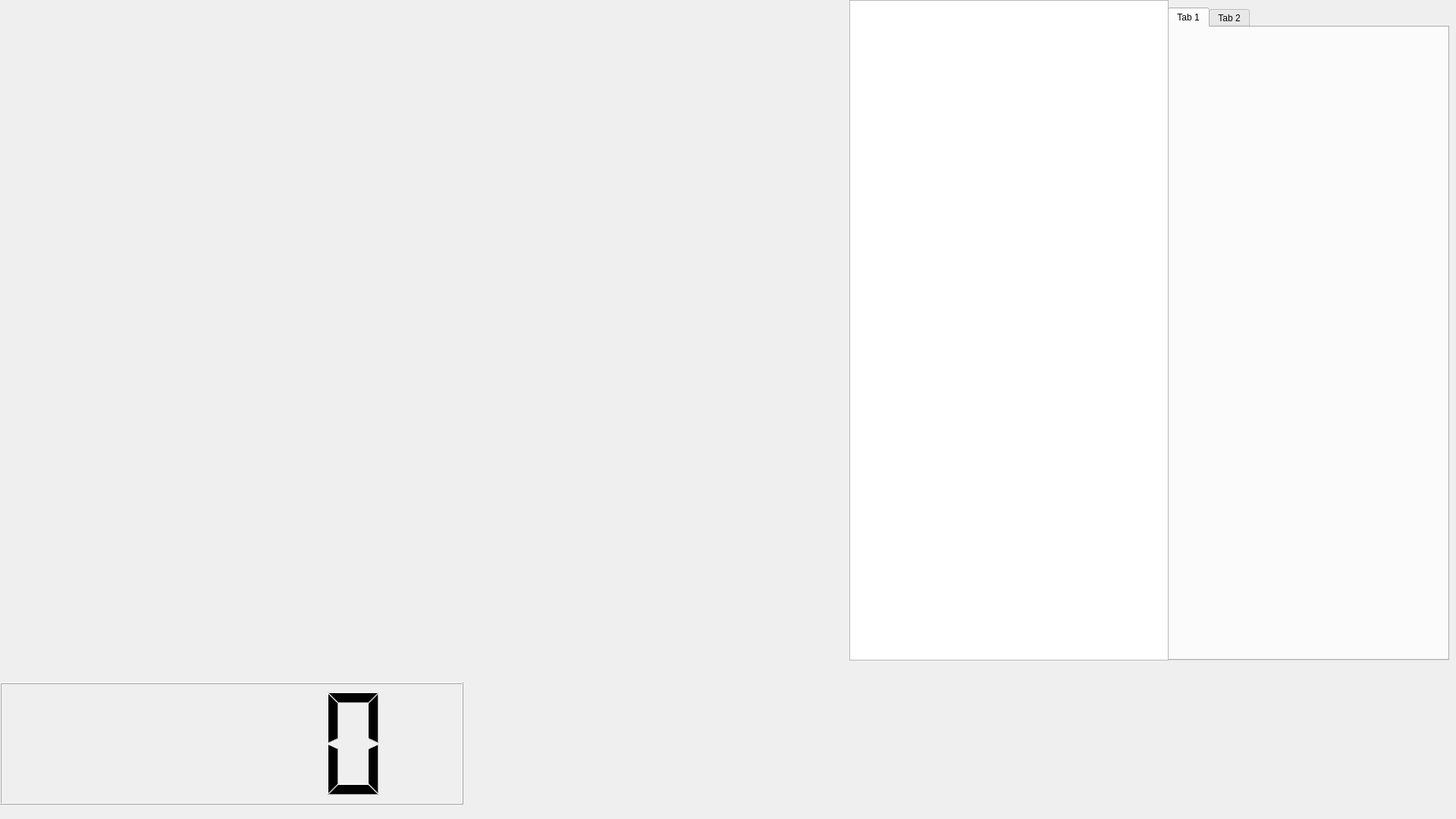
<?xml version="1.0" encoding="UTF-8"?>
<ui version="4.0">
 <class>MainWindow</class>
 <widget class="QMainWindow" name="MainWindow">
  <property name="geometry">
   <rect>
    <x>0</x>
    <y>0</y>
    <width>1920</width>
    <height>1080</height>
   </rect>
  </property>
  <property name="windowTitle">
   <string>MainWindow</string>
  </property>
  <widget class="QWidget" name="centralWidget">
   <widget class="QWidget" name="widgetCam1" native="true">
    <property name="geometry">
     <rect>
      <x>10</x>
      <y>0</y>
      <width>1101</width>
      <height>891</height>
     </rect>
    </property>
   </widget>
   <widget class="QWidget" name="widgetCam3" native="true">
    <property name="geometry">
     <rect>
      <x>602</x>
      <y>0</y>
      <width>1</width>
      <height>1</height>
     </rect>
    </property>
   </widget>
   <widget class="QWidget" name="widgetCam2" native="true">
    <property name="geometry">
     <rect>
      <x>0</x>
      <y>450</y>
      <width>1</width>
      <height>1</height>
     </rect>
    </property>
   </widget>
   <widget class="QTabWidget" name="tabWidget">
    <property name="geometry">
     <rect>
      <x>1540</x>
      <y>10</y>
      <width>371</width>
      <height>861</height>
     </rect>
    </property>
    <widget class="QWidget" name="tab">
     <attribute name="title">
      <string>Tab 1</string>
     </attribute>
    </widget>
    <widget class="QWidget" name="tab_2">
     <attribute name="title">
      <string>Tab 2</string>
     </attribute>
    </widget>
   </widget>
   <widget class="QTextEdit" name="textEdit_History">
    <property name="geometry">
     <rect>
      <x>1120</x>
      <y>0</y>
      <width>421</width>
      <height>871</height>
     </rect>
    </property>
   </widget>
   <widget class="QLCDNumber" name="lcdNumber">
    <property name="geometry">
     <rect>
      <x>0</x>
      <y>900</y>
      <width>611</width>
      <height>161</height>
     </rect>
    </property>
   </widget>
   <widget class="QWidget" name="widgetlLabel" native="true">
    <property name="geometry">
     <rect>
      <x>620</x>
      <y>900</y>
      <width>1281</width>
      <height>141</height>
     </rect>
    </property>
   </widget>
  </widget>
  <widget class="QMenuBar" name="menuBar">
   <property name="geometry">
    <rect>
     <x>0</x>
     <y>0</y>
     <width>1920</width>
     <height>25</height>
    </rect>
   </property>
  </widget>
 </widget>
 <layoutdefault spacing="6" margin="11"/>
 <resources/>
 <connections/>
</ui>
